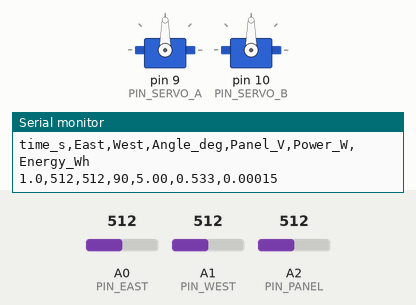
Recording of a sketch running on a simulated Arduino Uno, built with avr-gcc and run on an emulated ATmega328P. On the bench: 2 × servo, the last lines printed to the serial monitor. Inputs (shaded band) come from the test bench; at power-on: A0 (PIN_EAST) = 512, A1 (PIN_WEST) = 512, A2 (PIN_PANEL) = 512.

Above: at 1.7 s.
1.8 s: A0 (PIN_EAST) set to 532
3.3 s: A0 (PIN_EAST) set to 554
At 3.86 s:
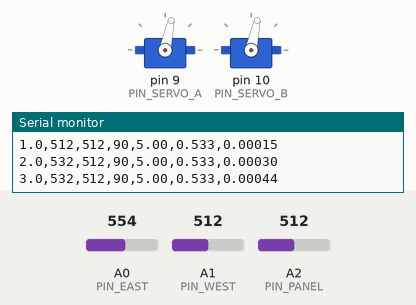
6.3 s: A0 (PIN_EAST) set to 511
At 6.3 s:
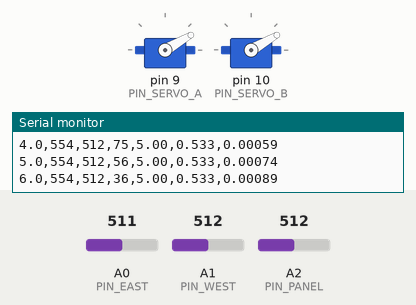
7.8 s: A1 (PIN_WEST) set to 489
9.3 s: A1 (PIN_WEST) set to 470
At 10.7 s:
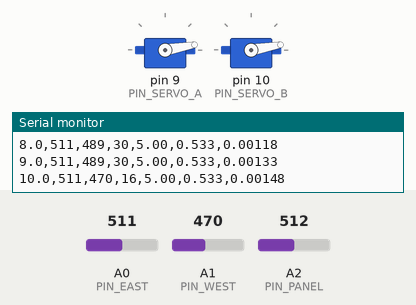
12.3 s: A1 (PIN_WEST) set to 528
13.8 s: A1 (PIN_WEST) set to 552
At 15.37 s:
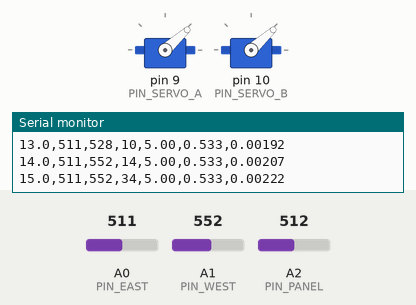
Timing chart, 0 to 19.8 s (numbered marks = the images above; inputs shaded):
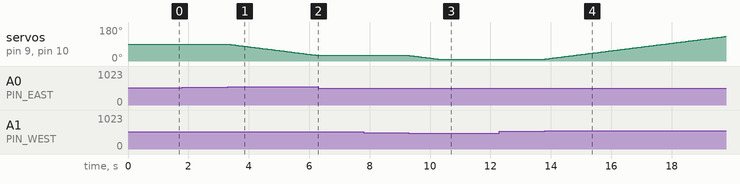

Measured:
- the behaviour switches between 542 and 543 on A0 (PIN_EAST) (found by bisection; images 0 and 1)
- the behaviour switches between 481 and 480 on A1 (PIN_WEST) (found by bisection; images 2 and 3)
- the behaviour switches between 541 and 542 on A1 (PIN_WEST) (found by bisection; images 3 and 4)
- after the input at 3.3 s, servo on pin 9 (PIN_SERVO_A), servo on pin 10 (PIN_SERVO_B): moves from 90° to 30° over 3.0 s, starting at once
- after the input at 6.3 s, servo on pin 9 (PIN_SERVO_A), servo on pin 10 (PIN_SERVO_B): stays 30° (without the input it goes to 29° after 0.01 s)
- after the input at 9.3 s, servo on pin 9 (PIN_SERVO_A), servo on pin 10 (PIN_SERVO_B): moves from 30° to 10° over 0.95 s, starting at once
- after the input at 13.8 s, servo on pin 9 (PIN_SERVO_A), servo on pin 10 (PIN_SERVO_B): moves from 10° to 130° over 6.0 s, starting at once

The sketch:

solar_tracker.ino
```cpp
/*
  1-axis (east-west) solar tracker with TWO servos driving the SAME axis
  (Arduino Uno / Nano)

  - 2 LDRs: east on A0, west on A1 (each in a divider with a 10k resistor)
  - Panel voltage on A2 through a 10k/10k divider
      Panel +  --> load resistor --> GND   (the load the panel works into)
      Panel +  --> 10k --> A2 --> 10k --> GND   (voltage divider)
      Panel -  --> GND (shared with the Arduino GND)
    The sketch prints voltage, power (P = V^2/R) and accumulated energy (Wh).
  - Servo A on D9, Servo B on D10 (both turn the same shaft)
  - Servos are powered from a SEPARATE 5-6 V supply; grounds joined with the Arduino

  If the two servos face each other (mirror-mounted), set MIRROR_B = true so
  Servo B turns the opposite way to Servo A. Use OFFSET_B to line the two up so
  they do not fight each other (fighting servos draw high current and get hot).
*/

#include <Servo.h>

// ---------- Pins ----------
const int PIN_EAST  = A0;
const int PIN_WEST  = A1;
const int PIN_PANEL = A2;
const int PIN_SERVO_A = 9;
const int PIN_SERVO_B = 10;

// ---------- Settings you can change ----------
const int POS_MIN = 10, POS_MAX = 170, POS_START = 90;  // safe travel range (degrees)

const bool MIRROR_B = false;  // true if Servo B is mounted facing the opposite way to A
const int  OFFSET_B = 0;      // trim for Servo B in degrees (try -5..+5 to stop fighting)

const int DEADBAND = 30;                 // ADC counts (0-1023): bigger = less jitter
const int STEP_DEG = 1;                  // degrees per update
const unsigned long LOOP_MS = 50;        // control period
const unsigned long LOG_MS  = 1000;      // logging period

const int DIR = 1;            // set to -1 if the panel turns AWAY from the light

// ----- Panel measurement -----
const float DIVIDER_RATIO = 2.0;     // 10k + 10k halves the voltage
const float VREF = 5.0;              // Arduino supply (USB is often 4.7-5.0 V)
const float CAL_FACTOR = 1.00;       // calibrate: multimeter reading / Arduino reading
const float LOAD_OHMS = 47.0;        // value of the load resistor across the panel
const int   PANEL_SAMPLES = 32;      // averaging reduces noise

// ---------- Variables ----------
Servo servoA, servoB;
int pos = POS_START;
unsigned long lastLoop = 0, lastLog = 0;
float energyWh = 0.0;                // accumulated electrical energy

int readAvg(int pin) {
  long sum = 0;
  for (int i = 0; i < 8; i++) sum += analogRead(pin);
  return sum / 8;
}

// Panel voltage in volts
float readPanelVolts() {
  long sum = 0;
  for (int i = 0; i < PANEL_SAMPLES; i++) sum += analogRead(PIN_PANEL);
  float adc = sum / (float)PANEL_SAMPLES;
  return adc * (VREF / 1023.0) * DIVIDER_RATIO * CAL_FACTOR;
}

void writeServos(int angle) {
  servoA.write(angle);
  int b = MIRROR_B ? (180 - angle) : angle;
  b = constrain(b + OFFSET_B, 0, 180);
  servoB.write(b);
}

void setup() {
  Serial.begin(9600);
  servoA.attach(PIN_SERVO_A);
  servoB.attach(PIN_SERVO_B);
  writeServos(pos);
  delay(500);
  Serial.println(F("time_s,East,West,Angle_deg,Panel_V,Power_W,Energy_Wh"));
}

void loop() {
  unsigned long now = millis();

  if (now - lastLoop >= LOOP_MS) {
    lastLoop = now;

    int east = readAvg(PIN_EAST);
    int west = readAvg(PIN_WEST);

    // Brighter LDR gives a HIGHER reading in this wiring.
    int diff = west - east;
    if (abs(diff) > DEADBAND) {
      int newPos = pos + DIR * ((diff > 0) ? STEP_DEG : -STEP_DEG);
      newPos = constrain(newPos, POS_MIN, POS_MAX);
      if (newPos != pos) {        // write only when the position changes
        pos = newPos;
        writeServos(pos);
      }
    }
  }

  // CSV line for your experiments (paste from the Serial Monitor into a spreadsheet)
  if (now - lastLog >= LOG_MS) {
    float dt = (now - lastLog) / 1000.0;      // seconds since last log
    lastLog = now;

    float panelV = readPanelVolts();
    float powerW = (panelV * panelV) / LOAD_OHMS;   // P = V^2 / R
    energyWh += powerW * dt / 3600.0;               // integrate power over time

    Serial.print(now / 1000.0, 1); Serial.print(',');
    Serial.print(analogRead(PIN_EAST)); Serial.print(',');
    Serial.print(analogRead(PIN_WEST)); Serial.print(',');
    Serial.print(pos); Serial.print(',');
    Serial.print(panelV, 2); Serial.print(',');
    Serial.print(powerW, 3); Serial.print(',');
    Serial.println(energyWh, 5);
  }
}
```
